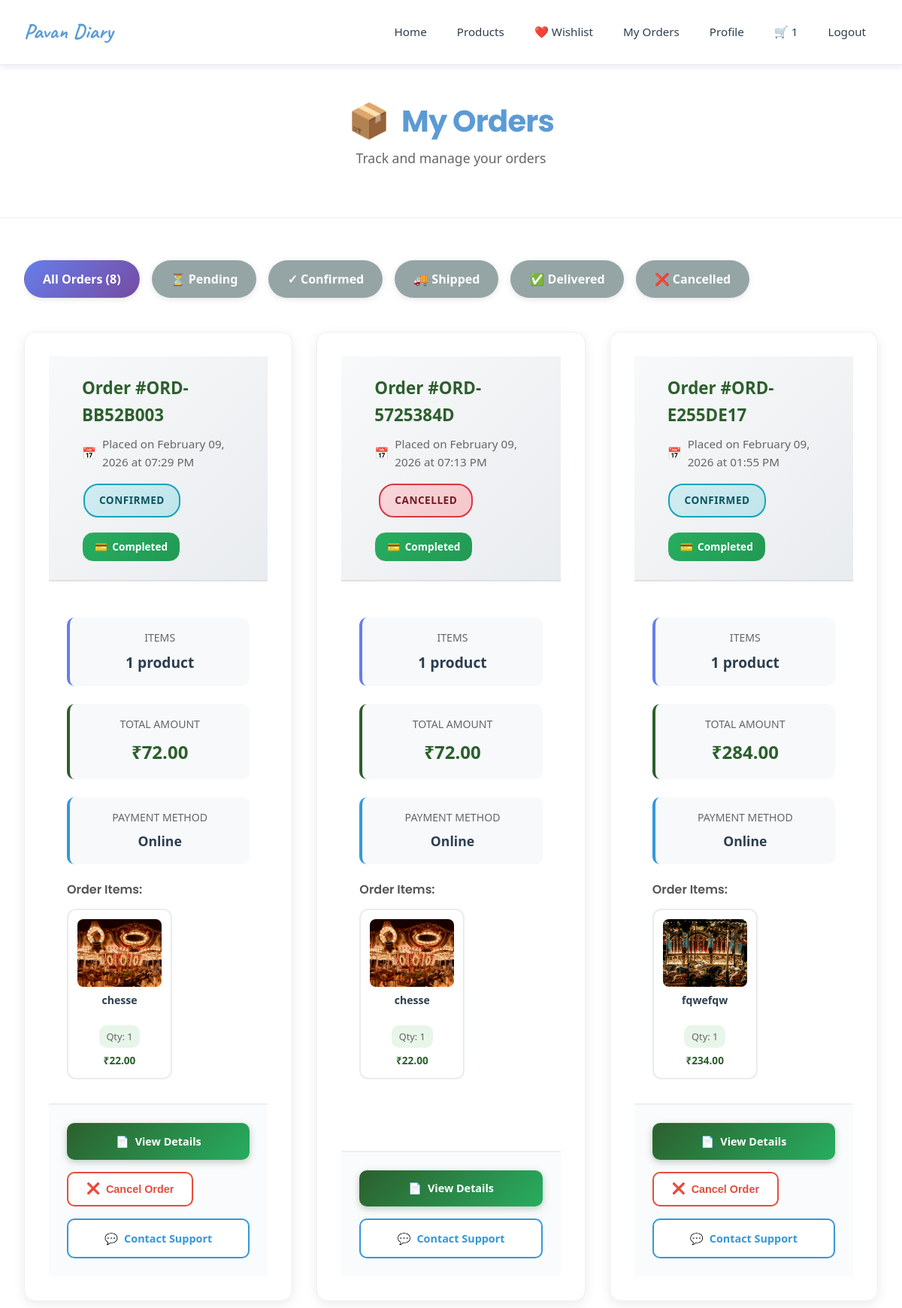
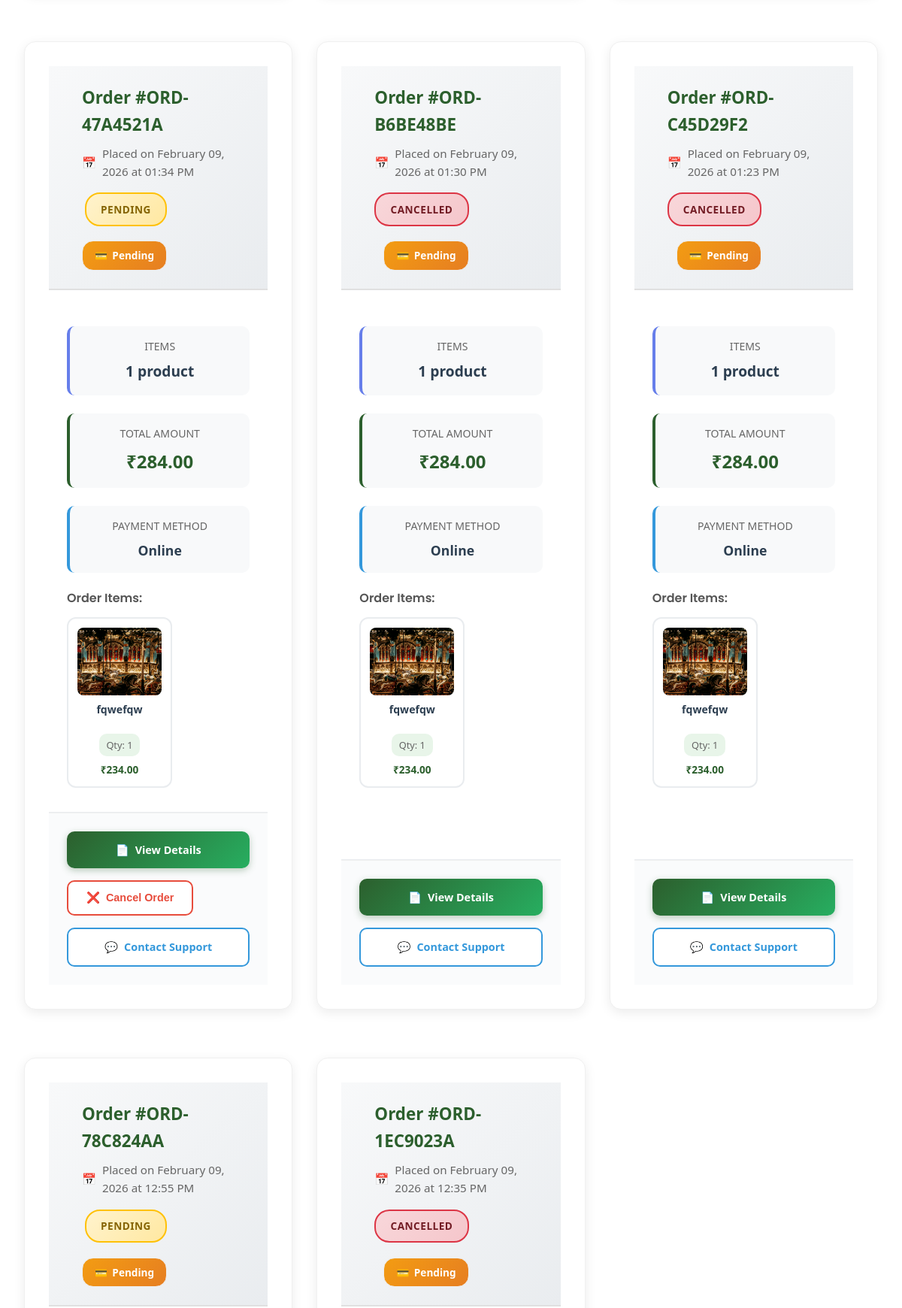
The page /orders/ (signed in, upper part) on the database its author committed (2 pictures, top to bottom).
### orders/models.py (models this page shows, shortened)
class Order(models.Model):
    STATUS_CHOICES = [
        ('pending', 'Pending'),
        ('confirmed', 'Confirmed'),
        ('processing', 'Processing'),
        ('shipped', 'Shipped'),
        ('delivered', 'Delivered'),
        ('cancelled', 'Cancelled'),
    ]
    customer = models.ForeignKey(User, on_delete=models.CASCADE, related_name='orders')
    order_number = models.CharField(max_length=50, unique=True)
    status = models.CharField(max_length=20, choices=STATUS_CHOICES, default='pending')
    total_amount = models.DecimalField(max_digits=10, decimal_places=2, validators=[MinValueValidator(0)])
    shipping_address = models.TextField()
    phone = models.CharField(max_length=15)
    payment_method = models.CharField(max_length=50)
    payment_status = models.CharField(max_length=20, default='pending')
    notes = models.TextField(blank=True)
    razorpay_order_id = models.CharField(max_length=100, blank=True, null=True)
    razorpay_payment_id = models.CharField(max_length=100, blank=True, null=True)
    razorpay_signature = models.CharField(max_length=200, blank=True, null=True)
    created_at = models.DateTimeField(auto_now_add=True)
    updated_at = models.DateTimeField(auto_now=True)
    class Meta:
        db_table = 'orders'
        ordering = ['-created_at']

class OrderItem(models.Model):
    order = models.ForeignKey(Order, on_delete=models.CASCADE, related_name='items')
    product = models.ForeignKey(Product, on_delete=models.SET_NULL, null=True)
    quantity = models.IntegerField(validators=[MinValueValidator(1)])
    price = models.DecimalField(max_digits=10, decimal_places=2)
    subtotal = models.DecimalField(max_digits=10, decimal_places=2)
    created_at = models.DateTimeField(auto_now_add=True)
    class Meta:
        db_table = 'order_items'

### products/models.py (models this page shows, shortened)
class Product(models.Model):
    seller = models.ForeignKey(SellerProfile, on_delete=models.CASCADE, related_name='products')
    category = models.ForeignKey(Category, on_delete=models.SET_NULL, null=True, related_name='products')
    name = models.CharField(max_length=200)
    description = models.TextField()
    price = models.DecimalField(max_digits=10, decimal_places=2, validators=[MinValueValidator(0)])
    stock_quantity = models.IntegerField(default=0, validators=[MinValueValidator(0)])
    unit = models.CharField(max_length=50, default='piece')
    is_organic = models.BooleanField(default=False)
    expiry_days = models.IntegerField(help_text="Days until expiry from production")
    rating = models.DecimalField(max_digits=3, decimal_places=2, default=0.00,
                                validators=[MinValueValidator(0), MaxValueValidator(5)])
    is_active = models.BooleanField(default=True)
    created_at = models.DateTimeField(auto_now_add=True)
    updated_at = models.DateTimeField(auto_now=True)
    class Meta:
        db_table = 'products'
        ordering = ['-created_at']
    @property
    def primary_image(self):
        primary = self.images.filter(is_primary=True).first()
        if primary:
            return primary.image.url
        first_image = self.images.first()
        if first_image:
            return first_image.image.url
        return None

class ProductImage(models.Model):
    product = models.ForeignKey(Product, on_delete=models.CASCADE, related_name='images')
    image = models.ImageField(upload_to='products/')
    is_primary = models.BooleanField(default=False)
    created_at = models.DateTimeField(auto_now_add=True)
    class Meta:
        db_table = 'product_images'

### orders/views.py (the view)
# urls.py: path('orders/', views.order_list, name='order_list'),
@login_required
def order_list(request):
    orders = Order.objects.filter(customer=request.user).prefetch_related(
        'items__product'
    ).order_by('-created_at')
    status = request.GET.get('status', '')
    if status and status != 'all':
        orders = orders.filter(status=status)
    total_orders = orders.count()
    pending_orders = Order.objects.filter(customer=request.user, status='pending').count()
    completed_orders = Order.objects.filter(customer=request.user, status='delivered').count()
    context = {
        'orders': orders,
        'status': status,
        'total_orders': total_orders,
        'pending_orders': pending_orders,
        'completed_orders': completed_orders,
    }
    return render(request, 'orders/order_list.html', context)

### cart/context_processors.py (called while the page is built)
def cart_count(request):
    if request.user.is_authenticated:
        from django.db.models import Sum
        result = CartItem.objects.filter(user=request.user).aggregate(total=Sum('quantity'))
        count = result['total'] or 0
    else:
        count = 0
    return {'cart_count': count}

### templates/orders/order_list.html (shortened to what this page needs)
{% extends 'core/base.html' %}
{% load static %}
{% block extra_css %}
    <link rel="stylesheet" href="{% static 'css/pages/order_list.css' %}?v=1">
{% endblock %}
{% block content %}
<div class="page-header">
    <h1><span class="header-icon">📦</span> My Orders</h1>
    <p>Track and manage your orders</p>
</div>
{% if orders %}
<div class="filter-tabs-container">
    <div class="filter-tabs">
        <a href="?status=all" class="filter-badge {% if not request.GET.status or request.GET.status == 'all' %}badge-primary{% else %}badge-secondary{% endif %}">
            All Orders ({{ orders.count }})
        </a>
        <a href="?status=pending" class="filter-badge {% if request.GET.status == 'pending' %}badge-warning{% else %}badge-secondary{% endif %}">
            ⏳ Pending
        </a>
        <a href="?status=confirmed" class="filter-badge {% if request.GET.status == 'confirmed' %}badge-info{% else %}badge-secondary{% endif %}">
            ✓ Confirmed
        </a>
        <a href="?status=shipped" class="filter-badge {% if request.GET.status == 'shipped' %}badge-primary{% else %}badge-secondary{% endif %}">
            🚚 Shipped
        </a>
        <a href="?status=delivered" class="filter-badge {% if request.GET.status == 'delivered' %}badge-success{% else %}badge-secondary{% endif %}">
            ✅ Delivered
        </a>
        <a href="?status=cancelled" class="filter-badge {% if request.GET.status == 'cancelled' %}badge-danger{% else %}badge-secondary{% endif %}">
            ❌ Cancelled
        </a>
    </div>
</div>
<div class="orders-grid">
    {% for order in orders %}
    <div class="order-card">
        <div class="order-header">
            <div class="header-content">
                <div>
                    <div class="order-number">Order #{{ order.order_number }}</div>
                    <div class="order-date">
                        <span>📅</span>
                        Placed on {{ order.created_at|date:"F d, Y" }} at {{ order.created_at|time:"h:i A" }}
                    </div>
                </div>
                <div class="header-right-section">
                    <span class="order-status-badge order-status {{ order.status }}">
                        {{ order.get_status_display }}
                    </span>
                    <div>
                        <span class="payment-badge {% if order.payment_status == 'completed' %}badge-success{% else %}badge-warning{% endif %}">
                            <span>💳</span>
                            {{ order.payment_status|title }}
                        </span>
                    </div>
                </div>
            </div>
        </div>
        <div class="order-summary">
            <div class="summary-stats">
                <div class="stat-box items">
                    <div class="stat-label">Items</div>
                    <div class="stat-value">
                        {{ order.items.count }} product{{ order.items.count|pluralize }}
                    </div>
                </div>
                <div class="stat-box amount">
                    <div class="stat-label">Total Amount</div>
                    <div class="stat-value amount">₹{{ order.total_amount }}</div>
                </div>
                <div class="stat-box payment">
                    <div class="stat-label">Payment Method</div>
                    <div class="stat-value payment">
                        {{ order.payment_method }}
                    </div>
                </div>
            </div>
            <div class="items-preview-container">
                <h4 class="preview-title">Order Items:</h4>
                <div class="preview-grid">
                    {% for item in order.items.all|slice:":4" %}
                    <div class="preview-item">
                        <div class="preview-card">
                                <div class="preview-img-container">
                                    {% if item.product and item.product.primary_image %}
                                        <img src="{{ item.product.primary_image }}"
                                             alt="{{ item.product.name }}"
                                             class="preview-img">
                                    {% else %}
                                        <div class="preview-placeholder">
                                            📦
                                        </div>
                                    {% endif %}
                                </div>
                            <div class="preview-name">
                                {{ item.product.name|default:"Product"|truncatewords:4 }}
                            </div>
                            <div class="preview-qty">
                                Qty: {{ item.quantity }}
                            </div>
                            <div class="preview-price">
                                ₹{{ item.subtotal }}
                            </div>
                        </div>
                    </div>
                    {% endfor %}
                </div>
            </div>
        </div>
        <div class="order-actions">
            <a href="{% url 'order_detail' order.id %}" class="btn-view-details">
                <span>📄</span> View Details
            </a>
            {% if order.status in 'pending,confirmed' %}
            <form method="post" action="{% url 'cancel_order' order.id %}" class="cancel-order-form"
                  onsubmit="return confirm('Are you sure you want to cancel this order?')">
                <button type="submit" class="btn-cancel">
                    <span>❌</span> Cancel Order
                </button>
            </form>
            {% endif %}
            <a href="#" class="btn-support">
                <span>💬</span> Contact Support
            </a>
        </div>
    </div>
    {% endfor %}
</div>
{% endif %}
{% endblock %}

### static/css/main.css (style rules this page uses)
:root { --primary: #5B9BD5; --primary-dark: #4A7FB8; --primary-light: #A8D0F0; --secondary: #FFD966; --secondary-hover: #FFC933; --secondary-light: #FFE699; --accent: #70C7BA; --accent-light: #A8E6DC; --success: #70C7BA; --danger: #E57373; --warning: #FFD966; --info: #5B9BD5; --bg-body: #FFFFFF; --bg-surface: #FFFFFF; --bg-hover: #F8F9FA; --text-main: #2C3E50; --text-muted: #7F8C8D; --border-color: #E3EDF7; --shadow-sm: 0 2px 8px rgba(91, 155, 213, 0.08); --shadow-md: 0 4px 12px rgba(91, 155, 213, 0.12); --shadow-lg: 0 8px 24px rgba(91, 155, 213, 0.15); --shadow-xl: 0 12px 32px rgba(91, 155, 213, 0.18); --radius-sm: 8px; --radius-md: 12px; --radius-lg: 16px; --radius-xl: 24px; --radius-full: 9999px; --transition-fast: 0.15s ease; --transition-smooth: 0.3s cubic-bezier(0.4, 0, 0.2, 1); }
* { margin: 0; padding: 0; box-sizing: border-box; }
html { scroll-behavior: smooth; font-size: 16px; }
body { font-family: 'Poppins', -apple-system, BlinkMacSystemFont, 'Segoe UI', sans-serif; line-height: 1.6; color: var(--text-main); background-color: var(--bg-body); -webkit-font-smoothing: antialiased; -moz-osx-font-smoothing: grayscale; }
img { max-width: 100%; display: block; }
h1, h2, h3, h4, h5, h6 { font-family: 'Poppins', sans-serif; font-weight: 700; line-height: 1.2; margin-bottom: 1rem; color: var(--text-main); }
h1 { font-size: 2.5rem; letter-spacing: -0.02em; }
h4 { font-size: 1.25rem; }
p { margin-bottom: 1rem; color: var(--text-muted); line-height: 1.7; }
a { color: var(--primary); text-decoration: none; transition: var(--transition-fast); }

### static/css/components.css (style rules this page uses)
.order-card { background: white; border-radius: var(--border-radius-lg); padding: 2rem; box-shadow: var(--shadow); margin-bottom: 2rem; transition: var(--transition); }
.order-header { display: flex; justify-content: space-between; align-items: center; margin-bottom: 1.5rem; padding-bottom: 1rem; border-bottom: 2px solid var(--gray-light); }
.order-number { font-size: 1.3rem; font-weight: 600; color: var(--primary); }
.order-status { padding: 0.5rem 1rem; border-radius: 20px; font-weight: 600; text-transform: uppercase; font-size: 0.85rem; }
.order-status.pending { background: #fff3cd; color: #856404; }
.order-status.confirmed { background: #d1ecf1; color: #0c5460; }
.order-status.cancelled { background: #f8d7da; color: #721c24; }
* { margin: 0; padding: 0; box-sizing: border-box; }
body { font-family: 'Segoe UI', Tahoma, Geneva, Verdana, sans-serif; background: #FFFFFF; min-height: 100vh; }
.header-content { max-width: 1400px; margin: 0 auto; padding: 0 20px; display: flex; justify-content: space-between; align-items: center; }

### rows shown on the page
Order: order_number "ORD-BB52B003", created_at "February 09, 2026", created_at "07:29 PM", status "CONFIRMED", payment_status "Completed", items.count "1", total_amount "72.00", payment_method "Online", shows "Cancel Order"
OrderItem: product.primary_image (picture), product.name "chesse", quantity "1", subtotal "22.00"
Order: order_number "ORD-5725384D", created_at "February 09, 2026", created_at "07:13 PM", status "CANCELLED", payment_status "Completed", items.count "1", total_amount "72.00", payment_method "Online"
OrderItem: product.primary_image (picture), product.name "chesse", quantity "1", subtotal "22.00"
Order: order_number "ORD-E255DE17", created_at "February 09, 2026", created_at "01:55 PM", status "CONFIRMED", payment_status "Completed", items.count "1", total_amount "284.00", payment_method "Online", shows "Cancel Order"
OrderItem: product.primary_image (picture), product.name "fqwefqw", quantity "1", subtotal "234.00"
Order: order_number "ORD-47A4521A", created_at "February 09, 2026", created_at "01:34 PM", status "PENDING", payment_status "Pending", items.count "1", total_amount "284.00", payment_method "Online", shows "Cancel Order"
OrderItem: product.primary_image (picture), product.name "fqwefqw", quantity "1", subtotal "234.00"
Order: order_number "ORD-B6BE48BE", created_at "February 09, 2026", created_at "01:30 PM", status "CANCELLED", payment_status "Pending", items.count "1", total_amount "284.00", payment_method "Online"
OrderItem: product.primary_image (picture), product.name "fqwefqw", quantity "1", subtotal "234.00"
Order: order_number "ORD-C45D29F2", created_at "February 09, 2026", created_at "01:23 PM", status "CANCELLED", payment_status "Pending", items.count "1", total_amount "284.00", payment_method "Online"
OrderItem: product.primary_image (picture), product.name "fqwefqw", quantity "1", subtotal "234.00"
Order: order_number "ORD-78C824AA", created_at "February 09, 2026", created_at "12:55 PM", status "PENDING", payment_status "Pending"
Order: order_number "ORD-1EC9023A", created_at "February 09, 2026", created_at "12:35 PM", status "CANCELLED", payment_status "Pending"

### other values the page prints
{{ cart_count }} "1"
{{ orders.count }} "8"
